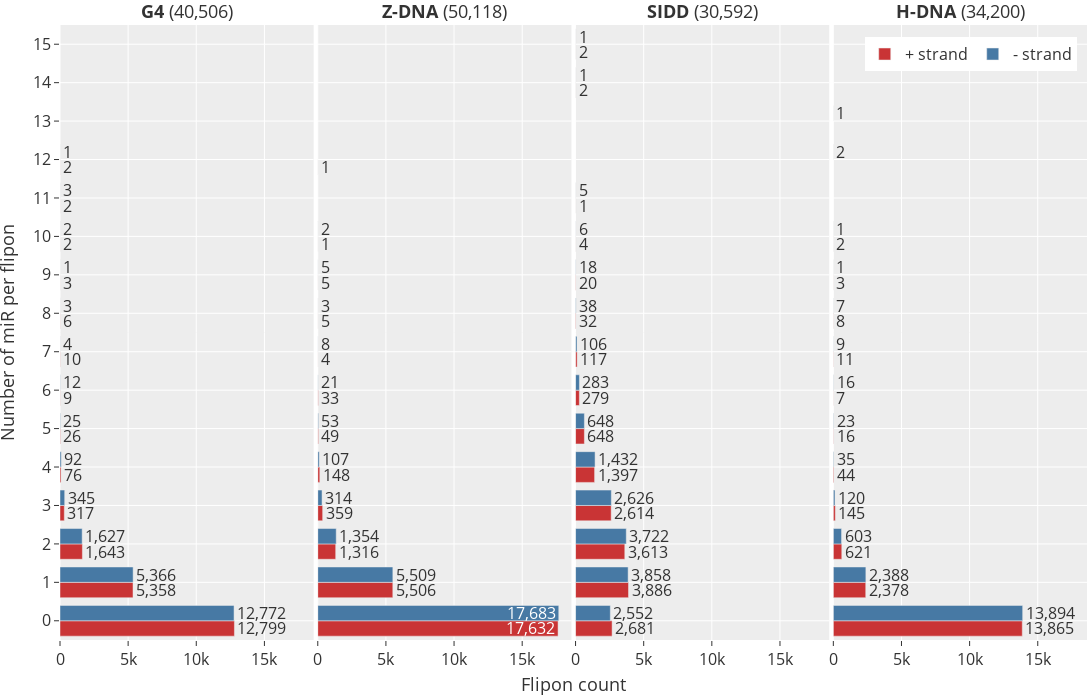

Notebook code for this chart:
### Code cell
groups = ("G4", "Z-DNA", "SIDD", "H-DNA")
categories = {
    "mir_p_count": "+ strand",
    "mir_m_count": "- strand",
}
colors = {
    "+ strand": COLORS['SIDD'],
    "- strand": COLORS['Z-DNA'],
}

n_rows = 1
n_cols = 4

fig = ps.make_subplots(
    rows=n_rows,
    cols=n_cols,
    shared_xaxes="all",
    shared_yaxes="all",
    horizontal_spacing=0.004,
    vertical_spacing=0.01,
    column_titles=[
        f"<b>{x}</b> ({plotly_data[plotly_data['Flipon'] == x.lower()]['total'].sum():,d})"
        for x in groups
    ],
    y_title="Number of miR per flipon",
    x_title="Flipon count",
)

for i, group in enumerate(groups):
    for category, name in categories.items():
        df = plotly_data[
            (plotly_data["Flipon"] == group.lower())
            & (plotly_data["variable"] == category)
        ]
        sub = pgo.Bar(
            x=df["total"],
            y=df["value"],
            name=name,
            texttemplate="%{x:,d}",
            textposition=df["total"].apply(
                lambda x: "outside" if x < 17000 else "inside"
            ),
            marker=dict(color=colors[name]),
            orientation="h",
            width=0.4,
            showlegend=True if (i == 0) else False,
        )
        fig.add_trace(sub, row=1, col=i + 1)
    if i:
        fig.update_yaxes(ticks="", row=1, col=i + 1)


fig.update_xaxes(tickformat="s")
fig.update_xaxes(ticks="outside", row=n_rows)
fig.update_yaxes(dtick=1)
fig.update_annotations(font=dict(size=18))

fig.update_layout(
    # title=f"Flipons enriched with miRNA seed-regions ({plotly_data['count'].sum():,d})",
    # title_x=0.0035,
    # title_y=.985,
    height=700,
    width=1200,
    font=dict(size=16),
    uniformtext_minsize=16,
    uniformtext_mode="show",
    margin=dict(l=60, r=5, t=25, b=60),
    legend=dict(
        # title_text="Flipon group",
        # traceorder="reversed",
        orientation="h",
        yanchor="bottom",
        y=.925,
        xanchor="right",
        x=.99,
    ),
    template="ggplot2",
)

fig.write_image(D_IMG / "Figure.2C.png", scale=2)
fig.show()

### Figure 1 — Plotly figure (JSON) as saved in the notebook; plotly's stock layout.template omitted (floating-point values rounded to 4 significant figures)
{"data": [{"marker": {"color": "#C93435"}, "name": "+ strand", "orientation": "h", "showlegend": true, "textposition": ["outside", "outside", "outside", "outside", "outside", "outside", "outside", "outside", "outside", "outside", "outside", "outside", "outside"], "texttemplate": "%{x:,d}", "type": "bar", "width": 0.4, "x": [12799, 5358, 1643, 317, 76, 26, 10, 9, 6, 3, 2, 2, 2], "xaxis": "x", "y": [0, 1, 2, 3, 4, 5, 7, 6, 8, 9, 12, 10, 11], "yaxis": "y"}, {"marker": {"color": "#4779A4"}, "name": "- strand", "orientation": "h", "showlegend": true, "textposition": ["outside", "outside", "outside", "outside", "outside", "outside", "outside", "outside", "outside", "outside", "outside", "outside", "outside"], "texttemplate": "%{x:,d}", "type": "bar", "width": 0.4, "x": [12772, 5366, 1627, 345, 92, 25, 12, 4, 3, 3, 2, 1, 1], "xaxis": "x", "y": [0, 1, 2, 3, 4, 5, 6, 7, 11, 8, 10, 12, 9], "yaxis": "y"}, {"marker": {"color": "#C93435"}, "name": "+ strand", "orientation": "h", "showlegend": false, "textposition": ["inside", "outside", "outside", "outside", "outside", "outside", "outside", "outside", "outside", "outside", "outside", "outside"], "texttemplate": "%{x:,d}", "type": "bar", "width": 0.4, "x": [17632, 5506, 1316, 359, 148, 49, 33, 5, 5, 4, 1, 1], "xaxis": "x2", "y": [0, 1, 2, 3, 4, 5, 6, 8, 9, 7, 10, 12], "yaxis": "y2"}, {"marker": {"color": "#4779A4"}, "name": "- strand", "orientation": "h", "showlegend": false, "textposition": ["inside", "outside", "outside", "outside", "outside", "outside", "outside", "outside", "outside", "outside", "outside"], "texttemplate": "%{x:,d}", "type": "bar", "width": 0.4, "x": [17683, 5509, 1354, 314, 107, 53, 21, 8, 5, 3, 2], "xaxis": "x2", "y": [0, 1, 2, 3, 4, 5, 6, 7, 9, 8, 10], "yaxis": "y2"}, {"marker": {"color": "#C93435"}, "name": "+ strand", "orientation": "h", "showlegend": false, "textposition": ["outside", "outside", "outside", "outside", "outside", "outside", "outside", "outside", "outside", "outside", "outside", "outside", "outside", "outside"], "texttemplate": "%{x:,d}", "type": "bar", "width": 0.4, "x": [3886, 3613, 2681, 2614, 1397, 648, 279, 117, 32, 20, 4, 2, 2, 1], "xaxis": "x3", "y": [1, 2, 0, 3, 4, 5, 6, 7, 8, 9, 10, 15, 14, 11], "yaxis": "y3"}, {"marker": {"color": "#4779A4"}, "name": "- strand", "orientation": "h", "showlegend": false, "textposition": ["outside", "outside", "outside", "outside", "outside", "outside", "outside", "outside", "outside", "outside", "outside", "outside", "outside", "outside"], "texttemplate": "%{x:,d}", "type": "bar", "width": 0.4, "x": [3858, 3722, 2626, 2552, 1432, 648, 283, 106, 38, 18, 6, 5, 1, 1], "xaxis": "x3", "y": [1, 2, 3, 0, 4, 5, 6, 7, 8, 9, 10, 11, 15, 14], "yaxis": "y3"}, {"marker": {"color": "#C93435"}, "name": "+ strand", "orientation": "h", "showlegend": false, "textposition": ["outside", "outside", "outside", "outside", "outside", "outside", "outside", "outside", "outside", "outside", "outside"], "texttemplate": "%{x:,d}", "type": "bar", "width": 0.4, "x": [13865, 2378, 621, 145, 44, 16, 11, 8, 7, 3, 2], "xaxis": "x4", "y": [0, 1, 2, 3, 4, 5, 7, 8, 6, 9, 10], "yaxis": "y4"}, {"marker": {"color": "#4779A4"}, "name": "- strand", "orientation": "h", "showlegend": false, "textposition": ["outside", "outside", "outside", "outside", "outside", "outside", "outside", "outside", "outside", "outside", "outside", "outside", "outside"], "texttemplate": "%{x:,d}", "type": "bar", "width": 0.4, "x": [13894, 2388, 603, 120, 35, 23, 16, 9, 7, 2, 1, 1, 1], "xaxis": "x4", "y": [0, 1, 2, 3, 4, 5, 6, 7, 8, 12, 13, 9, 10], "yaxis": "y4"}], "layout": {"annotations": [{"font": {"size": 18}, "showarrow": false, "text": "<b>G4</b> (40,506)", "x": 0.1235, "xanchor": "center", "xref": "paper", "y": 1, "yanchor": "bottom", "yref": "paper"}, {"font": {"size": 18}, "showarrow": false, "text": "<b>Z-DNA</b> (50,118)", "x": 0.3745, "xanchor": "center", "xref": "paper", "y": 1, "yanchor": "bottom", "yref": "paper"}, {"font": {"size": 18}, "showarrow": false, "text": "<b>SIDD</b> (30,592)", "x": 0.6255, "xanchor": "center", "xref": "paper", "y": 1, "yanchor": "bottom", "yref": "paper"}, {"font": {"size": 18}, "showarrow": false, "text": "<b>H-DNA</b> (34,200)", "x": 0.8765, "xanchor": "center", "xref": "paper", "y": 1, "yanchor": "bottom", "yref": "paper"}, {"font": {"size": 18}, "showarrow": false, "text": "Flipon count", "x": 0.5, "xanchor": "center", "xref": "paper", "y": 0, "yanchor": "top", "yref": "paper", "yshift": -30}, {"font": {"size": 18}, "showarrow": false, "text": "Number of miR per flipon", "textangle": -90, "x": 0, "xanchor": "right", "xref": "paper", "xshift": -40, "y": 0.5, "yanchor": "middle", "yref": "paper"}], "font": {"size": 16}, "height": 700, "legend": {"orientation": "h", "x": 0.99, "xanchor": "right", "y": 0.925, "yanchor": "bottom"}, "margin": {"b": 60, "l": 60, "r": 5, "t": 25}, "uniformtext": {"minsize": 16, "mode": "show"}, "width": 1200, "xaxis": {"anchor": "y", "domain": [0, 0.247], "tickformat": "s", "ticks": "outside"}, "xaxis2": {"anchor": "y2", "domain": [0.251, 0.498], "matches": "x", "tickformat": "s", "ticks": "outside"}, "xaxis3": {"anchor": "y3", "domain": [0.502, 0.749], "matches": "x", "tickformat": "s", "ticks": "outside"}, "xaxis4": {"anchor": "y4", "domain": [0.753, 1], "matches": "x", "tickformat": "s", "ticks": "outside"}, "yaxis": {"anchor": "x", "domain": [0, 1], "dtick": 1}, "yaxis2": {"anchor": "x2", "domain": [0, 1], "dtick": 1, "matches": "y", "showticklabels": false, "ticks": ""}, "yaxis3": {"anchor": "x3", "domain": [0, 1], "dtick": 1, "matches": "y", "showticklabels": false, "ticks": ""}, "yaxis4": {"anchor": "x4", "domain": [0, 1], "dtick": 1, "matches": "y", "showticklabels": false, "ticks": ""}}}
